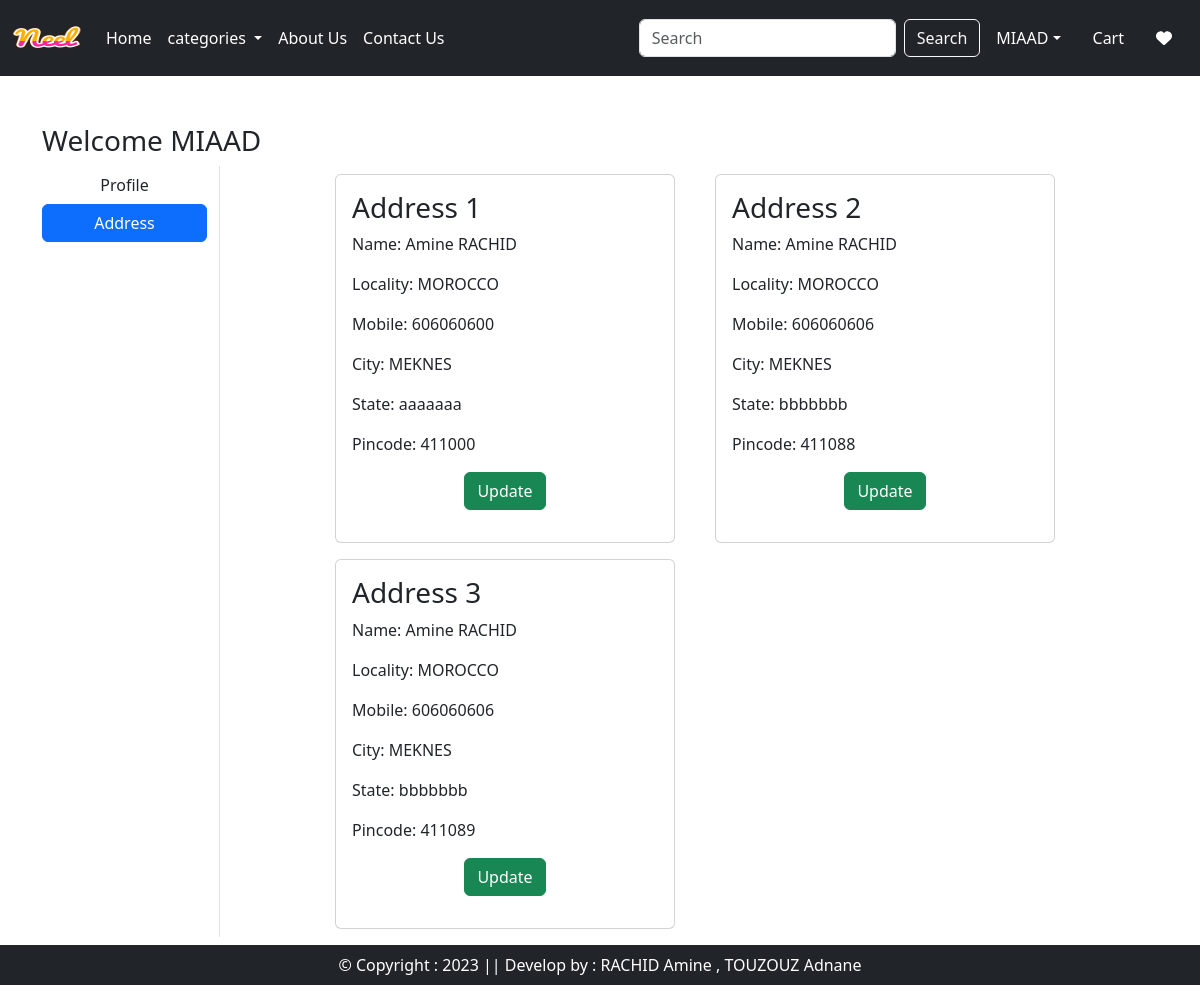
The page /address/ (signed in) on the database its author committed.
### app/models.py (models this page shows, shortened)
class Customer(models.Model):
    user = models.ForeignKey(User,on_delete=models.CASCADE)
    name = models.CharField(max_length = 200)
    locality = models.CharField(max_length=200)
    city = models.CharField(max_length=50)
    mobile = models.IntegerField(default=0)
    zipcode = models.IntegerField()
    state = models.CharField(choices=STATE_CHOICES,max_length=100)

### app/views.py (the view)
# urls.py: path("address/", views.address,name="address"),
@login_required
def address(request):
    add= Customer.objects.filter(user=request.user)
    totalitem = 0
    wishitem=0
    if request.user.is_authenticated:
        totalitem = len(Cart.objects.filter(user=request.user))
        wishitem = len(Wishlist.objects.filter(user=request.user))
    return render(request, 'app/address.html',locals())

### app/templates/app/address.html (shortened to what this page needs)
{% extends 'app/base.html' %}
{% load static %}
{% block main-content %}
<div class="container my-5">
    <div class='row'>
        <h3>Welcome <span class="text-capitalize">{{request.user}}</span></h3>
        <div class="col-sm-2 border-end">
            <ul class="list-unstyled">
                <li class="d-grid"><a href="{% url 'profile' %}" class="btn">Profile</a></li>
                <li class="d-grid"><a href="{% url 'address' %}" class="btn btn-primary">Address</a></li>
            </ul>
        </div>
        <div class="col-sm-8 offset-sm-1">
            <div class="row">
                {% for ad in add %}
                <div class="col-sm-6">
                    <div class="card m-2">
                        <div class="card-body">
                            <h3>Address {{forloop.counter}}</h3>
                            <p>Name: {{ad.name}}</p>
                            <p>Locality: {{ad.locality}}</p>
                            <p>Mobile: {{ad.mobile}}</p>
                            <p>City: {{ad.city}}</p>
                            <p>State: {{ad.state}}</p>
                            <p>Pincode: {{ad.zipcode}}</p>
                            <p class="text-center"><a href="{% url 'updateAddress' pk=ad.id %}" type="button" class="btn btn-success">Update</a></p>
                        </div>
                    </div>
                </div>
                {% endfor %}
            </div>
        </div>
    </div>
</div>
{% endblock main-content %}

### app/templates/app/base.html (shortened to what this page needs)
<!DOCTYPE html>
{% load static%}
<html lang="en">
<head>
    <link rel="stylesheet" href="https://cdnjs.cloudflare.com/ajax/libs/font-awesome/4.7.0/css/font-awesome.min.css">
    <link href="https://cdn.jsdelivr.net/npm/bootstrap@5.3.0-alpha1/dist/css/bootstrap.min.css" rel="stylesheet">
    <link rel="stylesheet" href="{% static 'app/css/owl.carousel.min.css' %}" />
    <link rel="stylesheet" href="{% static 'app/css/all.min.css' %}" />
    <link rel="stylesheet" href="{% static 'app/css/style.css' %}" />
</head>
<body>
    <nav class="navbar navbar-expand-lg navbar-dark bg-dark">
        <div class="container-fluid">
          <a class="navbar-brand" href="#">
            <img src="{% static "app/images/Neel.png" %}" width="70" height="50" />
          </a>
          <div class="collapse navbar-collapse" id="navbarSupportedContent">
            <ul class="navbar-nav me-auto mb-2 mb-lg-0">
              {% if request.user.is_authenticated %}
              <li class="nav-item">
                <a class="nav-link active" aria-current="page" href="/">Home</a>
              </li>
              <li class="nav-item dropdown">
                <a class="nav-link dropdown-toggle active" href="#" role="button" data-bs-toggle="dropdown" aria-expanded="false">
                  categories
                </a>
              </li>
              <li class="nav-item">
                <a class="nav-link text-white" href="{% url 'about' %}">About Us</a>
              </li>
              <li class="nav-item">
                <a class="nav-link text-white" href="{% url 'contact' %}">Contact Us</a>
              </li>
            </ul>
            <form class="d-flex" role="search" action="/search">
              <input class="form-control me-2" type="search" placeholder="Search" name="search" aria-label="Search">
              <button class="btn btn-outline-light" type="submit">Search</button>
            </form>
          </div>
          <ul class="navbar-nav me-auto mb-2 mb-lg-0">
            <li class="nav-item dropdown mx-2">
              <a class="nav-link dropdown-toggle text-white"  href="#" id="profileDropdown" role="button" data-bs-toggle="dropdown" aria-expanded="false">{{request.user.username}}</a>
            </li>
            <li class="nav-item mx-2">
                <a href="{% url 'showcart' %}" class="nav-link text-white" > Cart</a>
            </li>
            <li class="nav-item mx-2">
                <a href="{% url 'showwishlist' %}" class="nav-link text-white" > <i class="fa fa-heart"></i></a>
            </li>
            {% endif %}
           </ul>
        </div>
      </nav>
      {% block main-content %}{% endblock main-content %}
      <footer class="container-fluid fixed-bottom text-white bg-dark text-center p-2 mt-5">
        &copy; Copyright : 2023 || Develop by : RACHID Amine , TOUZOUZ Adnane
      </footer>
</body>
</html>

### rows shown on the page
Customer: name "Amine RACHID", locality "MOROCCO", mobile "606060600", city "MEKNES", state "aaaaaaa", zipcode "411000"
Customer: name "Amine RACHID", locality "MOROCCO", mobile "606060606", city "MEKNES", state "bbbbbbb", zipcode "411088"
Customer: name "Amine RACHID", locality "MOROCCO", mobile "606060606", city "MEKNES", state "bbbbbbb", zipcode "411089"

### other values the page prints
{{ request.user.username }} "MIAAD"
{{ request.user }} "MIAAD"
